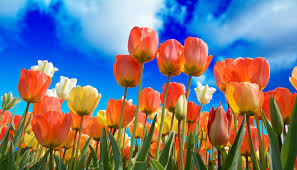
#> input picture 8-9th-week-image-processing/spring.jpg, 297 x 170 px
$ python RGBsmoothing.py
#> lines starting #> are read from the running program, lines starting #| are printed output that depends on the picture
import cv2

img = cv2.imread('spring.jpg')
#> img is the input picture: shape (170, 297, 3); mean B, G, R 126.9, 119.1, 120.6

bl,gr,rd=cv2.split(img)
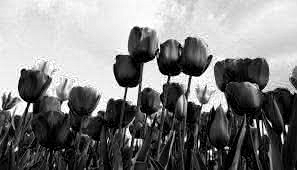
#> bl: shape (170, 297); min 0, max 255, mean 126.9
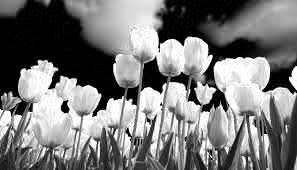
#> rd: shape (170, 297); min 0, max 255, mean 120.6

# 5*5 smoothing filter to each RGB component
blurBl = cv2.blur(bl,(5,5))
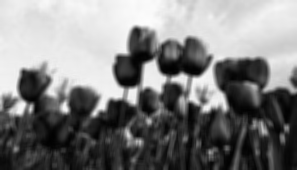
#> blurBl: shape (170, 297); min 1, max 253, mean 126.9
blurGr = cv2.blur(gr,(5,5))
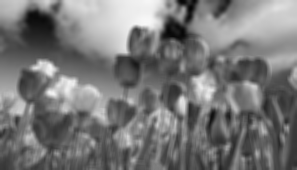
#> blurGr: shape (170, 297); min 4, max 249, mean 119.1
blurRd = cv2.blur(rd,(5,5))
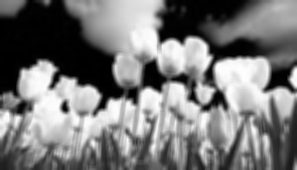
#> blurRd: shape (170, 297); min 0, max 254, mean 120.6

after = cv2.merge([blurBl, blurGr, blurRd])
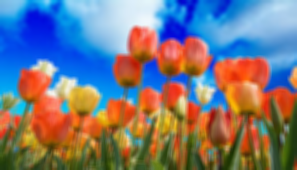
#> after: shape (170, 297, 3); mean B, G, R 126.9, 119.1, 120.6
before = cv2.hconcat([blurBl,blurGr,blurRd])
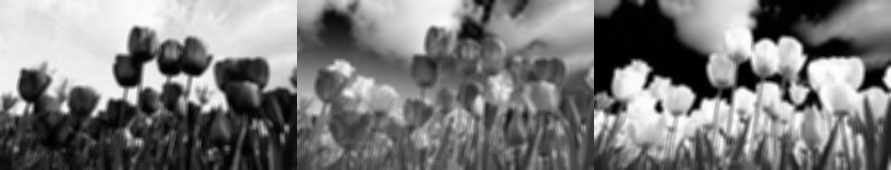
#> before: shape (170, 891); min 0, max 254, mean 122.2

cv2.imshow('RGB', before)
cv2.imshow('SmoothedRGB', after)
cv2.waitKey(0)

$ run again, with 8-9th-week-image-processing/rgbImg.jpg copied over 8-9th-week-image-processing/spring.jpg
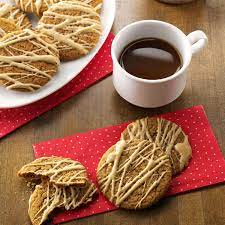
#> input picture 8-9th-week-image-processing/rgbImg.jpg, 225 x 225 px
#> img is the input picture: shape (225, 225, 3); mean B, G, R 78.9, 106.2, 156.9
#> `blurRd = cv2.blur(rd,(5,5))`:
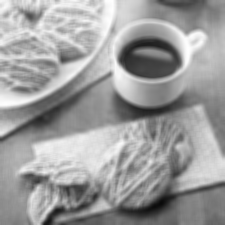
#> blurRd: shape (225, 225); min 10, max 255, mean 156.9
#> `before = cv2.hconcat([blurBl,blurGr,blurRd])`:
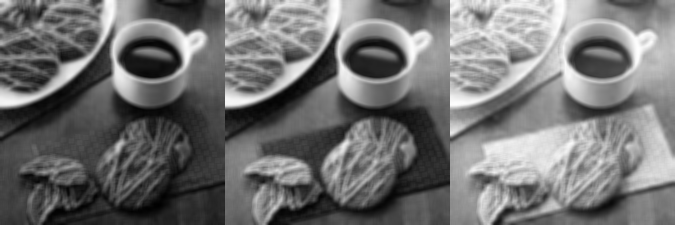
#> before: shape (225, 675); min 0, max 255, mean 114
